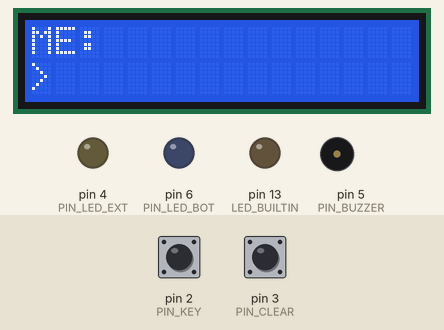
A sketch run on a simulated Arduino Uno, built with avr-gcc and run on an emulated ATmega328P. On the bench: 16×2 character LCD, output pins drawn as LEDs (lit = HIGH), buzzer (waves = sounding). Inputs (shaded band) come from the test bench; at power-on: pin 2 (PIN_KEY) HIGH, pin 3 (PIN_CLEAR) HIGH. What the sketch prints to the serial monitor is not drawn.

Above: at 2.7 s.
2.8 s: pin 2 (PIN_KEY) pulled LOW for 0.15 s
At 4.1 s:
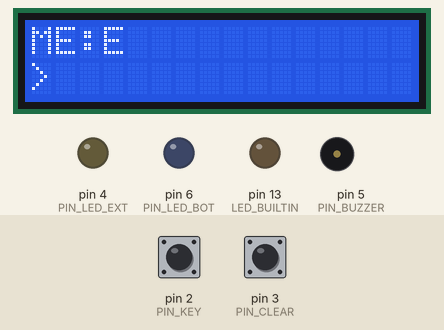
5.2 s: pin 2 (PIN_KEY) pulled LOW for 1 s
At 8.2 s:
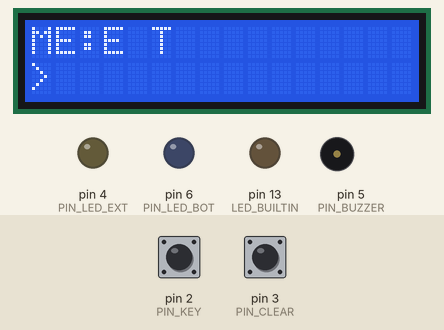
8.5 s: pin 2 (PIN_KEY) pulled LOW for 0.15 s
At 10.6 s:
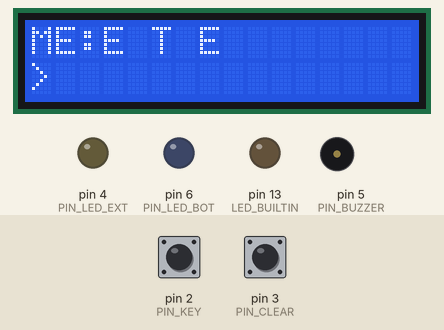
10.9 s: pin 2 (PIN_KEY) pulled LOW for 3.2 s
At 15.5 s:
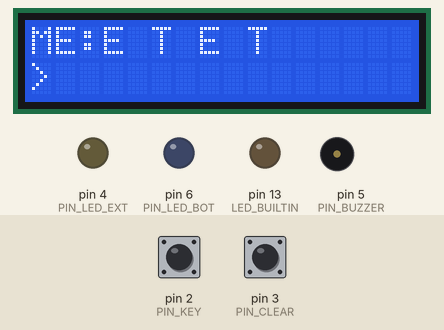
16.3 s: pin 2 (PIN_KEY) pulled LOW for 0.15 s
At 18.0 s:
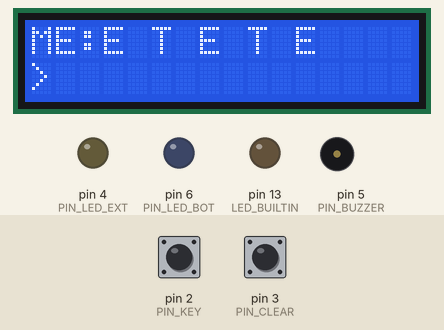
18.7 s: pin 2 (PIN_KEY) pulled LOW for 1 s
At 21.0 s:
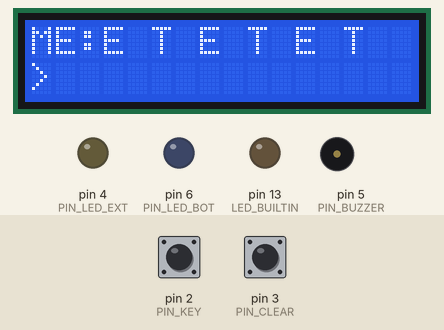
Timing chart, 0 to 22.5 s (numbered marks = the images above; inputs shaded):
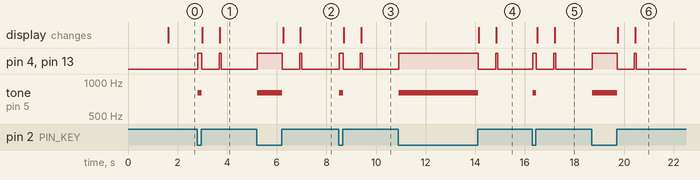

The sketch:

morse_keyer.ino
```cpp
// モールス信号キーヤー: 1個のボタンを「電鍵」として叩き、打った符号を
// アルファベット/数字に解読して I2C 1602 LCD に表示する。単語の区切りも入る。
// もう1個のボタン(D3)で表示をクリアできる(本体の RESET ボタンでも消える)。
//
// 打ち方 (ストレートキー方式):
//   ・短く押す          -> 「・」(dot)        … 押下時間 < DASH_MS
//   ・長く押す          -> 「-」(dash)        … 押下時間 >= DASH_MS
//   ・少し止める        -> 1文字確定          … 無音 >= LETTER_GAP_MS
//   ・長めに止める      -> 単語の区切り(空白) … 無音 >= WORD_GAP_MS
//   未定義の符号を確定すると '?' になる。各定数はお好みで調整可。
//
// 交信ごっこ (prosign / 手順信号): 符号を文字間ギャップ無しで続けて打つと1つの
//   prosign として確定し、相手局 BOT がモールス(LED+ブザー)で半二重応答する。
//   KA(-.-.-)=交信開始 -> BOT "QRV" / AR(.-.-.)=通信文終わり -> BOT "R"
//   SK(...-.-)=交信終了 -> BOT "73"(送出後 IDLE) / BT(-...-)=区切り(空白挿入のみ)
//   K(-.-)=どうぞ: 語境界で単独の K を打つと送信権が渡り、BOT が直前メッセージを
//     エコー返信(本物同様、符号が文字 K と同じため文中の K は文字として扱う)。
//   BOT 送出中は電鍵入力を無視する(半二重)。クリア(D3)で BOT も即中断。
//
// LCD 表示 (会話ログ型):
//   1行目: "ME:" + 自分の解読テキスト(末尾13字)
//   2行目: 待機/入力中 = ">" + 入力中の符号(・-) + 右端に解読プレビュー1字
//          (prosign 候補は '*')。BOT 応答中 = "BOT:" + 送出中テキスト(1字ずつ伸びる)
//
// 配線 (ブレッドボードで組む。Wokwi 図 diagram.json と同一):
//   ブレッドボードの電源レールを 5V(+)/GND(-) として使い、各部品はそこへ落とす。
//     [電源]    UNO 5V -> (+)レール / UNO GND -> (-)レール
//   [ボタン]  電鍵:   片足 -> D2 / もう片足 -> (-)レール  (INPUT_PULLUP)
//             クリア: 片足 -> D3 / もう片足 -> (-)レール  (INPUT_PULLUP)
//   [LED]     自分(打鍵): D4 -> [220Ω] -> LED(黄)アノード, カソード -> (-)レール
//             (自分の打鍵に同期して点灯。基板上の LED_BUILTIN も同時に光る)
//   [LED]     相手(BOT) : D6 -> [220Ω] -> LED(青)アノード, カソード -> (-)レール
//             (BOT 応答のモールス送出に同期して点灯。送信元を色で区別)
//   [ブザー]  パッシブ(圧電)ブザー: + -> D5 / - -> (-)レール
//             (打鍵中=ドット/ダッシュ送出中だけ鳴る = サイドトーン。tone() 使用)
//   [LCD I2C] GND->(-)レール / VCC->(+)レール / SDA->A4 / SCL->A5
//     ※ UNO R4 は I2C 外部 pull-up 抵抗が必須。SDA と SCL を各 4.7kΩ で (+)レール
//        (=5V) へ吊る。無いと LCD が無反応になる(CLAUDE.md / i2c_scan 参照)。
//
// 制約: HD44780 はアルファベット/数字向け。日本語は表示できない。
#include <string.h>
#include <Wire.h>
#include <LiquidCrystal_I2C.h>

LiquidCrystal_I2C lcd(0x27, 16, 2);  // (address, cols, rows)

const uint8_t PIN_KEY = 2;    // 電鍵ボタン -> GND
const uint8_t PIN_CLEAR = 3;  // クリアボタン -> GND
const uint8_t PIN_LED_EXT = 4; // 外部 LED (+抵抗) -> GND ※PIN_LED は core 予約マクロ(=13)
const uint8_t PIN_BUZZER = 5; // パッシブ(圧電)ブザー + -> GND
const uint8_t PIN_LED_BOT = 6; // BOT 応答専用 LED (+抵抗) -> GND

// --- タイミング定数 [ms] (打ちやすさに合わせて調整する) ---
const unsigned long DEBOUNCE_MS = 20;      // チャタリング除去
const unsigned long DASH_MS = 250;         // これ以上の押下は「-」
const unsigned long LETTER_GAP_MS = 700;   // この無音で1文字確定
const unsigned long WORD_GAP_MS = 1500;    // この無音で単語区切り(空白)
const unsigned long LED_FLASH_MS = 80;     // 確定/クリア時の確認フラッシュ
const unsigned int BUZZER_HZ = 800;        // ブザー(サイドトーン)の高さ[Hz]

const int MSG_MAX = 64;  // 解読テキストの保持上限(超過分は先頭から捨てる)
const int SYM_MAX = 10;  // 1符号列の最大シンボル数(prosign を含むため拡張)

const unsigned long UNIT_MS = 120;  // BOT 送出の1単位長(dot=1, dash=3)

// --- モールス符号表 (A-Z, 0-9) ---
struct MorseMap {
  const char* code;
  char ch;
};
const MorseMap MORSE[] = {
    {".-", 'A'},    {"-...", 'B'},  {"-.-.", 'C'},  {"-..", 'D'},
    {".", 'E'},     {"..-.", 'F'},  {"--.", 'G'},   {"....", 'H'},
    {"..", 'I'},    {".---", 'J'},  {"-.-", 'K'},   {".-..", 'L'},
    {"--", 'M'},    {"-.", 'N'},    {"---", 'O'},   {".--.", 'P'},
    {"--.-", 'Q'},  {".-.", 'R'},   {"...", 'S'},   {"-", 'T'},
    {"..-", 'U'},   {"...-", 'V'},  {".--", 'W'},   {"-..-", 'X'},
    {"-.--", 'Y'},  {"--..", 'Z'},  {"-----", '0'}, {".----", '1'},
    {"..---", '2'}, {"...--", '3'}, {"....-", '4'}, {".....", '5'},
    {"-....", '6'}, {"--...", '7'}, {"---..", '8'}, {"----.", '9'},
};

// デバウンス付きボタン。pressed が確定状態(true=押下)。
struct Button {
  uint8_t pin;
  bool pressed;
  bool lastRaw;
  unsigned long tChange;
};

enum QsoState { QSO_IDLE, QSO_ME_SENDING, QSO_BOT_SENDING };

// --- prosign(手順信号)表: 符号列 -> 識別子 ---
// 通常文字と区別するため decode より先に照合する。
enum Prosign { PRO_NONE, PRO_KA, PRO_AR, PRO_K, PRO_SK, PRO_BT };
struct ProsignMap {
  const char* code;
  Prosign id;
};
const ProsignMap PROSIGNS[] = {
    {"-.-.-", PRO_KA},   // 交信開始
    {".-.-.", PRO_AR},   // 通信文終わり
    {"...-.-", PRO_SK},  // 交信終了
    {"-...-", PRO_BT},   // 区切り
    // K(-.-)は文字 K と同符号 → 表には入れず文脈で判定(Task 4)
};

// 符号列を prosign 識別子に変換。該当なしは PRO_NONE。
Prosign matchProsign(const char* sym) {
  for (const ProsignMap& p : PROSIGNS) {
    if (strcmp(p.code, sym) == 0) return p.id;
  }
  return PRO_NONE;
}

// --- 状態 ---
char message[MSG_MAX + 1];  // 解読済みテキスト(null 終端)
int msgLen = 0;
char symbol[SYM_MAX + 1];   // 入力中の符号(・-)
int symLen = 0;

unsigned long pressStart = 0;     // 電鍵を押し始めた時刻
unsigned long releaseTime = 0;    // 最後に離した時刻(無音判定の起点)
unsigned long ledFlashUntil = 0;  // この時刻まで LED を点ける(確認フラッシュ)
bool spaceAdded = true;           // 直近の無音で空白を入れ済みか(先頭抑止で true)
bool dirty = true;                // LCD 再描画が必要か

// BOT が送出中のテキスト(例 "QRV")とその進行位置。
char botText[24];        // 送出する応答テキスト(英大文字/数字/空白)
int  botCharIdx = 0;     // botText 内の現在文字
const char* botCode = "";// 現在文字の符号(MORSE から引く)
int  botMarkIdx = 0;     // botCode 内の現在シンボル
bool botOn = false;      // 今 ON(発音中)か
unsigned long botPhaseUntil = 0;  // 現フェーズの終了時刻

QsoState qso = QSO_IDLE;

// 状態遷移ヘルパ(Serial ログ付き)。
void setState(QsoState next) {
  if (qso == next) return;
  Serial.print("state ");
  Serial.print((int)qso);
  Serial.print("->");
  Serial.println((int)next);
  qso = next;
  dirty = true;
}

Button keyBtn = {PIN_KEY, false, false, 0};
Button clearBtn = {PIN_CLEAR, false, false, 0};

// 1=押下エッジ, -1=離しエッジ, 0=変化なし。
int updateButton(Button& b) {
  bool raw = (digitalRead(b.pin) == LOW);  // INPUT_PULLUP: 押下=LOW
  if (raw != b.lastRaw) {
    b.lastRaw = raw;
    b.tChange = millis();
  }
  if ((millis() - b.tChange) > DEBOUNCE_MS && raw != b.pressed) {
    b.pressed = raw;
    return raw ? 1 : -1;
  }
  return 0;
}

void setLed(bool on) {
  digitalWrite(PIN_LED_EXT, on ? HIGH : LOW);
  digitalWrite(LED_BUILTIN, on ? HIGH : LOW);
}

// BOT 応答専用 LED(相手局の送出に同期)。自分の打鍵 LED(D4)とは別ピン。
void setBotLed(bool on) {
  digitalWrite(PIN_LED_BOT, on ? HIGH : LOW);
}

// 電鍵を押している間だけブザーを鳴らす(状態が変わった時だけ tone/noTone)。
void setBuzzer(bool on) {
  static bool cur = false;
  if (on == cur) return;
  cur = on;
  if (on) tone(PIN_BUZZER, BUZZER_HZ);
  else noTone(PIN_BUZZER);
}

// 符号(・-)を1文字に解読。未定義なら 0 を返す。
char decode(const char* code) {
  for (const MorseMap& m : MORSE) {
    if (strcmp(m.code, code) == 0) return m.ch;
  }
  return 0;
}

// 1文字 -> 符号列(・-)。未定義文字は "" を返す。
const char* encode(char c) {
  if (c >= 'a' && c <= 'z') c -= 32;  // 小文字を大文字へ
  for (const MorseMap& m : MORSE) {
    if (m.ch == c) return m.code;
  }
  return "";  // 空白などは符号なし(語間ギャップで処理)
}

// 解読テキストへ1字追加(上限超過分は先頭から捨てる)。
void appendChar(char c) {
  if (msgLen >= MSG_MAX) {
    memmove(message, message + 1, MSG_MAX - 1);
    msgLen = MSG_MAX - 1;
  }
  message[msgLen++] = c;
  message[msgLen] = '\0';
}

void resetMessage() {
  msgLen = 0;
  message[0] = '\0';
  symLen = 0;
  symbol[0] = '\0';
  spaceAdded = true;   // 先頭に空白を入れない
  qso = QSO_IDLE;      // 状態を待機へ
  botOn = false;       // BOT 送出の ON 状態も解除(防御)
  setBuzzer(false);    // BOT 送出中の鳴動を止める
  setLed(false);
  setBotLed(false);    // BOT 応答 LED も消灯
}

// 2行を毎回フル幅(16字)で上書き → clear() 不要でチラつかない。
void render() {
  char line[17];

  // 1行目: "ME:" + 解読テキストの末尾(13字)
  int avail = 13;
  int start = (msgLen > avail) ? (msgLen - avail) : 0;
  snprintf(line, sizeof(line), "ME:%-13s", message + start);
  lcd.setCursor(0, 0);
  lcd.print(line);

  // 2行目: 状態で切替
  if (qso == QSO_BOT_SENDING) {
    // "BOT:" + 送出済み文字まで(打つに連れ伸びる)
    int shown = botCharIdx + 1;  // 現在送出中の文字まで見せる
    char buf[13];
    int n = 0;
    for (int i = 0; i < shown && botText[i] != '\0' && n < 12; i++) buf[n++] = botText[i];
    buf[n] = '\0';
    snprintf(line, sizeof(line), "BOT:%-12s", buf);
  } else {
    // 入力中符号 + 右端プレビュー(従来)
    char preview = ' ';
    if (symLen > 0) {
      Prosign pro = matchProsign(symbol);
      if (pro != PRO_NONE) preview = '*';  // prosign 候補は '*'
      else { char c = decode(symbol); preview = c ? c : '?'; }
    }
    snprintf(line, sizeof(line), ">%-13s %c", symbol, preview);
  }
  lcd.setCursor(0, 1);
  lcd.print(line);
}

// BOT 応答送出を開始する。text を 1 要素ずつ送る。
void botStart(const char* text) {
  strncpy(botText, text, sizeof(botText) - 1);
  botText[sizeof(botText) - 1] = '\0';
  botCharIdx = 0;
  botMarkIdx = 0;
  botOn = false;
  botPhaseUntil = 0;
  botCode = encode(botText[0]);
  Serial.print("bot-send ");
  Serial.println(botText);
  setState(QSO_BOT_SENDING);
}

// BOT 送出を 1 ステップ進める。送出完了で IDLE へ戻す。
// LCD 2行目に「打ち終わった文字まで」を出すため botCharIdx を表示側で使う。
void tickBot(unsigned long now) {
  if (qso != QSO_BOT_SENDING) return;
  if (now < botPhaseUntil) return;  // 現フェーズ継続中

  if (botOn) {
    // ON 終了 → 要素間ギャップ(1単位)へ
    botOn = false;
    setBuzzer(false);
    setBotLed(false);
    botMarkIdx++;
    botPhaseUntil = now + UNIT_MS;  // 要素間
    return;
  }

  // OFF フェーズ明け: 次のシンボル/文字/語へ
  if (botCode[botMarkIdx] == '\0') {
    // 現文字を打ち終えた → 次の文字へ(直前に要素間 1u が経過済み)
    botCharIdx++;
    if (botText[botCharIdx] == '\0') {  // 全文字送出完了
      setState(QSO_IDLE);
      dirty = true;
      return;
    }
    if (botText[botCharIdx] == ' ') {
      // 空白を飛び越え次の実文字へ。語間は直前 1u と合わせ計 7u。
      botCharIdx++;
      if (botText[botCharIdx] == '\0') {  // 末尾が空白
        setState(QSO_IDLE);
        dirty = true;
        return;
      }
      botMarkIdx = 0;
      botCode = encode(botText[botCharIdx]);
      botPhaseUntil = now + UNIT_MS * 6;  // 語間(直前の要素間 1u + 6 = 計 7u)
      dirty = true;
      return;
    }
    botMarkIdx = 0;
    botCode = encode(botText[botCharIdx]);
    botPhaseUntil = now + UNIT_MS * 2;  // 文字間(直前の要素間 1u + 2 = 計 3u)
    dirty = true;  // 表示の文字数更新
    return;
  }

  // 次のシンボルを ON
  char mark = botCode[botMarkIdx];
  botOn = true;
  setBuzzer(true);
  setBotLed(true);
  botPhaseUntil = now + ((mark == '-') ? UNIT_MS * 3 : UNIT_MS);
}

// prosign を解釈し、状態遷移と BOT 応答を起動する。
void handleProsign(Prosign p) {
  switch (p) {
    case PRO_KA:  // 交信開始 -> どうぞ
      botStart("QRV");
      break;
    case PRO_AR:  // 通信文終わり -> 了解
      botStart("R");
      break;
    case PRO_K:   // どうぞ -> 直前メッセージをエコー
      if (msgLen > 0) {
        botStart(message);
      } else {
        botStart("QRZ");  // 何も無ければ「誰か呼んだ?」
      }
      break;
    case PRO_SK:  // 交信終了 -> さよなら、IDLE へ
      botStart("73");
      // botStart 完了時に IDLE へ戻る
      break;
    case PRO_BT:  // 区切り: 空白を入れるだけ(BOT 応答なし)
      if (msgLen > 0 && message[msgLen - 1] != ' ') appendChar(' ');
      break;
    default:
      break;
  }
}

void setup() {
  Serial.begin(115200);
  pinMode(PIN_KEY, INPUT_PULLUP);
  pinMode(PIN_CLEAR, INPUT_PULLUP);
  pinMode(PIN_LED_EXT, OUTPUT);
  pinMode(PIN_LED_BOT, OUTPUT);
  pinMode(PIN_BUZZER, OUTPUT);
  pinMode(LED_BUILTIN, OUTPUT);
  setLed(false);
  setBotLed(false);
  noTone(PIN_BUZZER);

  lcd.init();
  lcd.backlight();
  lcd.setCursor(0, 0);
  lcd.print("Morse Keyer");
  lcd.setCursor(0, 1);
  lcd.print("D2:key D3:clear");
  delay(1500);

  resetMessage();
  dirty = true;
}

void loop() {
  unsigned long now = millis();

  // --- クリアボタン: 押下で全消去 ---
  if (updateButton(clearBtn) == 1) {
    resetMessage();
    ledFlashUntil = now + LED_FLASH_MS;
    Serial.println("[clear]");
    dirty = true;
  }

  // --- 電鍵ボタン: BOT 送出中は入力を無視 ---
  if (qso != QSO_BOT_SENDING) {
    int e = updateButton(keyBtn);
    if (e == 1) {  // 押し始め
      if (qso == QSO_IDLE) setState(QSO_ME_SENDING);
      pressStart = now;
      spaceAdded = false;  // 新しい入力 → 次の長い無音で空白を入れてよい
      dirty = true;        // LED/プレビュー更新のため
    } else if (e == -1) {  // 離した → 押下時間で ・ か - を決める
      unsigned long dur = now - pressStart;
      char mark = (dur < DASH_MS) ? '.' : '-';
      if (symLen < SYM_MAX) {
        symbol[symLen++] = mark;
        symbol[symLen] = '\0';
      }
      releaseTime = now;
      Serial.print("mark ");
      Serial.println(mark);
      dirty = true;
    }

    // --- 無音による確定(電鍵を離している間だけ判定) ---
    if (!keyBtn.pressed) {
      if (symLen > 0 && (now - releaseTime) >= LETTER_GAP_MS) {
        // 符号列確定: prosign を先に照合する
        Prosign pro = matchProsign(symbol);

        // over 判定: 単独 "-.-" かつ語境界 = 送信権を渡す(本物の慣習)
        bool atWordBoundary = (msgLen == 0 || message[msgLen - 1] == ' ');
        bool isOver = (strcmp(symbol, "-.-") == 0 && atWordBoundary);

        if (pro != PRO_NONE || isOver) {
          Serial.print("prosign ");
          Serial.println(symbol);
          handleProsign(isOver ? PRO_K : pro);
        } else {
          char c = decode(symbol);
          char out = c ? c : '?';
          Serial.print("letter ");
          Serial.print(symbol);
          Serial.print(" -> ");
          Serial.println(out);
          appendChar(out);
        }
        symLen = 0;
        symbol[0] = '\0';
        ledFlashUntil = now + LED_FLASH_MS;
        dirty = true;
      } else if (symLen == 0 && msgLen > 0 && !spaceAdded &&
                 message[msgLen - 1] != ' ' &&
                 (now - releaseTime) >= WORD_GAP_MS) {
        // 単語区切り(空白を1つだけ)
        appendChar(' ');
        spaceAdded = true;
        Serial.println("[space]");
        dirty = true;
      }
    }
  }

  // --- BOT 送出中は BOT が LED/ブザーを駆動。電鍵入力は無視 ---
  if (qso == QSO_BOT_SENDING) {
    tickBot(now);
  } else {
    setLed(keyBtn.pressed || (now < ledFlashUntil));
    setBuzzer(keyBtn.pressed);
  }

  // --- 表示更新(変化があった時だけ → I2C 負荷とチラつきを抑える) ---
  if (dirty) {
    render();
    dirty = false;
  }
}
```

Measured:
- after the input at 2.8 s, pin 4 (PIN_LED_EXT), pin 13 (LED_BUILTIN): LOW → HIGH at once, → LOW 0.15 s later, → HIGH 0.70 s later, → LOW 0.08 s later; tone on pin 5 (PIN_BUZZER): silent → 800 Hz at once, → silent 0.15 s later; the display: first changes after 0.20 s (image 1 shows a later state)
- after the input at 5.2 s, pin 4 (PIN_LED_EXT), pin 13 (LED_BUILTIN): LOW → HIGH at once, → LOW 1.0 s later, → HIGH 0.70 s later, → LOW 0.08 s later; tone on pin 5 (PIN_BUZZER): silent → 800 Hz at once, → silent 1.0 s later; the display: first changes after 1.1 s (image 2 shows a later state)
- after the input at 8.5 s, pin 4 (PIN_LED_EXT), pin 13 (LED_BUILTIN): LOW → HIGH at once, → LOW 0.15 s later, → HIGH 0.70 s later, → LOW 0.08 s later; tone on pin 5 (PIN_BUZZER): silent → 800 Hz at once, → silent 0.15 s later; the display: first changes after 0.20 s (image 3 shows a later state)
- after the input at 10.9 s, pin 4 (PIN_LED_EXT), pin 13 (LED_BUILTIN): LOW → HIGH at once, → LOW 3.2 s later, → HIGH 0.70 s later, → LOW 0.08 s later; tone on pin 5 (PIN_BUZZER): silent → 800 Hz at once, → silent 3.2 s later; the display: first changes after 3.3 s (image 4 shows a later state)
- after the input at 16.3 s, pin 4 (PIN_LED_EXT), pin 13 (LED_BUILTIN): LOW → HIGH at once, → LOW 0.15 s later, → HIGH 0.70 s later, → LOW 0.08 s later; tone on pin 5 (PIN_BUZZER): silent → 800 Hz at once, → silent 0.15 s later; the display: first changes after 0.20 s (image 5 shows a later state)
- after the input at 18.7 s, pin 4 (PIN_LED_EXT), pin 13 (LED_BUILTIN): LOW → HIGH at once, → LOW 1.0 s later, → HIGH 0.70 s later, → LOW 0.08 s later; tone on pin 5 (PIN_BUZZER): silent → 800 Hz at once, → silent 1.0 s later; the display: first changes after 1.1 s (image 6 shows a later state)
